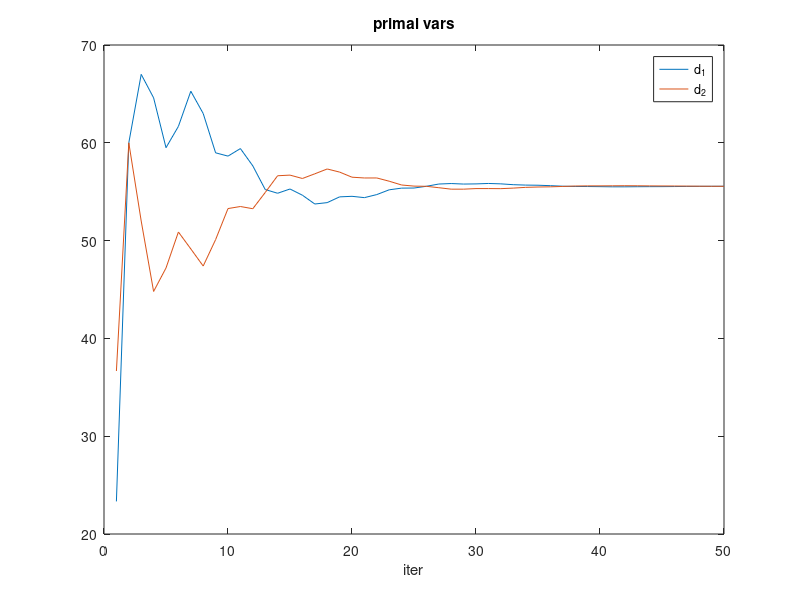
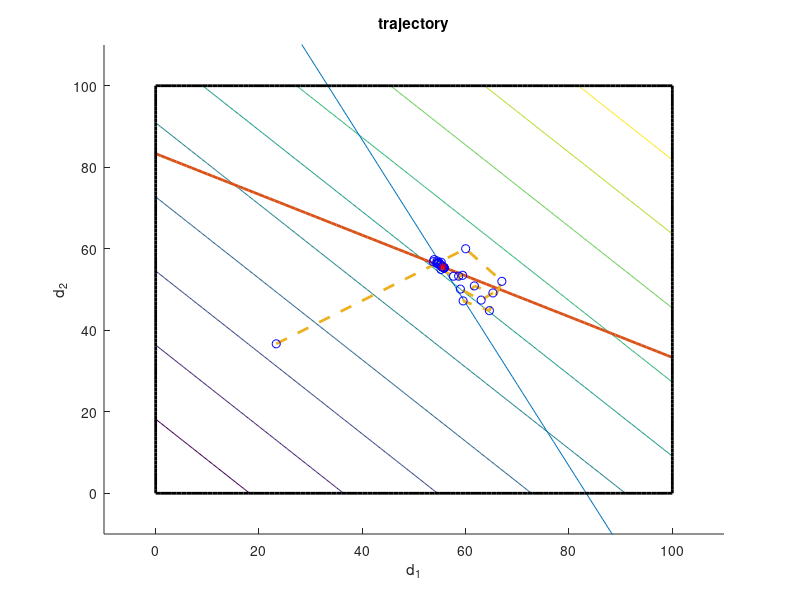

These figures' MATLAB source, in order:
close all, clear all;
%The system
k11 = 3; k12 = 1.5; k21 = 1.5; k22 = 3;
L1 = 250; o1 = 0; L2 = 250; o2 = 0;
K = [k11, k12 ; k21 , k22];
L = [L1;L2]; o = [o1;o2];

%The cost function
c1 = 1; c2 = 1; q1 = 0.0; q2 = 0.0;
c = [c1 c2]; Q = [q1 0; 0 q2];

% SOLVE WITH CONSENSUS
rho = 0.01;
%node 1 initialization
d1 = [0;0];
d1_av = [0;0];
d2_copy = [0;0];
y1 = [0;0];
k1 = [k11;k12]; 
%node 2 initialization
d2 = [0;0];
d2_av = [0;0];
d1_copy = [0;0];
y2 = [0;0];
k2 = [k21;k22]; 
%iterations
for i=1:50,
   % node 1
   d11_best = -1;
   d12_best = -1;
   min_best_1(i) = 100000; %big number
   sol_unconstrained = 1;
   sol_boundary_linear = 1;
   sol_boundary_0 = 1;
   sol_boundary_100 = 1;
   sol_linear_0 = 1;
   sol_linear_100 = 1;
   z11 = -c1 - y1(1) + rho*d1_av(1);
   z12 = -y1(2) + rho*d1_av(2);
   u1 = o1-L1;
   u2 = 0;
   u3 = 100;
   p11 = 1/(rho+q1);
   p12 = 1/rho;
   n = k11*k11*p11 + k12*k12*p12;
   w1 = -k11*p11*z11-k12*z12*p12;
   w2 = -z11*p11;
   w3 = z11*p11;
   %compute unconstrained minimum
   d11u = p11*z11;
   d12u = p12*z12;
   %check feasibility of unconstrained minimum using local constraints
   if (d11u < 0), sol_unconstrained = 0; end;
   if (d11u > 100), sol_unconstrained = 0; end;
   if (k11*d11u + k12*d12u < L1-o1), sol_unconstrained = 0; end;
   % compute function value and if best store new optimum
   if sol_unconstrained, 
        min_unconstrained = 0.5*q1*d11u^2 + c1*d11u + y1(1)*(d11u-d1_av(1)) + ...
           y1(2)*(d12u-d1_av(2)) + rho/2*(d11u-d1_av(1))^2 + rho/2*(d12u-d1_av(2))^2;
       if min_unconstrained < min_best_1(i),
           d11_best = d11u;
           d12_best = d12u;
           min_best_1(i) = min_unconstrained;
       end;
   end;
   %compute minimum constrained to linear boundary   
   d11bl = p11*z11+p11*k11/n*(w1-u1);
   d12bl = p12*z12+p12*k12/n*(w1-u1);
   %check feasibility of minimum constrained to linear boundary
   if (d11bl < 0), sol_boundary_linear = 0; end;
   if (d11bl > 100), sol_boundary_linear = 0; end;
   % compute function value and if best store new optimum
   if sol_boundary_linear, 
        min_boundary_linear = 0.5*q1*d11bl^2 + c1*d11bl + y1(1)*(d11bl-d1_av(1)) + ...
           y1(2)*(d12bl-d1_av(2)) + rho/2*(d11bl-d1_av(1))^2 + rho/2*(d12bl-d1_av(2))^2;
       if min_boundary_linear < min_best_1(i),
           d11_best = d11bl;
           d12_best = d12bl;
           min_best_1(i) = min_boundary_linear;
       end;
   end;
   %compute minimum constrained to 0 boundary
   d11b0 = 0;
   d12b0 = p12*z12;
   %check feasibility of minimum constrained to 0 boundary
   if (d11b0 > 100), sol_boundary_0 = 0; end;
   if (k11*d11b0 + k12*d12b0 < L1-o1), sol_boundary_0 = 0; end;
   % compute function value and if best store new optimum
   if sol_boundary_0, 
        min_boundary_0 = 0.5*q1*d11b0^2 + c1*d11b0 + y1(1)*(d11b0-d1_av(1)) + ...
           y1(2)*(d12b0-d1_av(2)) + rho/2*(d11b0-d1_av(1))^2 + rho/2*(d12b0-d1_av(2))^2;
       if min_boundary_0 < min_best_1(i),
           d11_best = d11b0;
           d12_best = d12b0;
           min_best_1(i) = min_boundary_0;
       end;
   end;
   %compute minimum constrained to 100 boundary
   d11b100 = 100;
   d12b100 = p12*z12;
   %check feasibility of minimum constrained to 100 boundary
   if (d11b0 < 0), sol_boundary_100 = 0; end;
   if (k11*d11b100 + k12*d12b100 < L1-o1), sol_boundary_100 = 0; end;
   % compute function value and if best store new optimum
   if sol_boundary_100, 
        min_boundary_100 = 0.5*q1*d11b100^2 + c1*d11b100 + y1(1)*(d11b100-d1_av(1)) + ...
           y1(2)*(d12b100-d1_av(2)) + rho/2*(d11b100-d1_av(1))^2 + rho/2*(d12b100-d1_av(2))^2;
       if min_boundary_100 < min_best_1(i),
           d11_best = d11b100;
           d12_best = d12b100;
           min_best_1(i) = min_boundary_100;
       end;
   end;
   % compute minimum constrained to linear and zero boundary
   common = (rho+q1)/((rho+q1)*n-k11*k11);
   det1 = common;
   det2 = -k11*common;
   det3 = det2;
   det4 = n*(rho+q1)*common;
   x1 = det1*w1 + det2*w2;
   x2 = det3*w1 + det4*w2;
   v1 = det1*u1 + det2*u2; %u2 = 0 so this can be simplified
   v2 = det3*u1 + det4*u2; %u2 = 0 so this can be simplified
   d11l0 = p11*z11+p11*k11*(x1-v1)+p11*(x2-v2);
   d12l0 = p12*z12+p12*k12*(x1-v1);
   %check feasibility
   if (d11l0 > 100), sol_linear_0 = 0; end;
   % compute function value and if best store new optimum
   if sol_linear_0, 
        min_linear_0 = 0.5*q1*d11l0^2 + c1*d11l0 + y1(1)*(d11l0-d1_av(1)) + ...
           y1(2)*(d12l0-d1_av(2)) + rho/2*(d11l0-d1_av(1))^2 + rho/2*(d12l0-d1_av(2))^2;
       if min_linear_0 < min_best_1(i),
           d11_best = d11l0;
           d12_best = d12l0;
           min_best_1(i) = min_linear_0;
       end;
   end;
   % compute minimum constrained to linear and 100 boundary
   common = (rho+q1)/((rho+q1)*n-k11*k11);
   det1 = common;
   det2 = k11*common;
   det3 = det2;
   det4 = n*(rho+q1)*common;
   x1 = det1*w1 + det2*w3;
   x2 = det3*w1 + det4*w3;
   v1 = det1*u1 + det2*u3; 
   v2 = det3*u1 + det4*u3; 
   d11l100 = p11*z11+p11*k11*(x1-v1)-p11*(x2-v2);
   d12l100 = p12*z12+p12*k12*(x1-v1);
   %check feasibility
   if (d11l100 < 0), sol_linear_100 = 0; end;
   % compute function value and if best store new optimum
   if sol_linear_100, 
        min_linear_100 = 0.5*q1*d11l100^2 + c1*d11l100 + y1(1)*(d11l100-d1_av(1)) + ...
           y1(2)*(d12l100-d1_av(2)) + rho/2*(d11l100-d1_av(1))^2 + rho/2*(d12l100-d1_av(2))^2;
       if min_linear_100 < min_best_1(i),
           d11_best = d11u;
           d12_best = d12u;
           min_best_1_(i) = min_linear100;
       end;
   end;
   %store data and save for next cycle
   best_d11(i) = d11_best;
   best_d12(i) = d12_best;
   d1 = [d11_best;d12_best];
   
   %DEBUG: check with matlab quadprog
   Q = [q1+rho, 0; 0 rho];
   c = [c1+y1(1)-rho*d1_av(1),y1(2)-rho*d1_av(2)];
   A = [-k11 -k12; -1 0; 1 0];
   b = [o1-L1, 0, 100];
   d1_ = quadprog(Q,c,A,b,[],[],[],[]);
   %
   %compute average with available knowledge
   d1_av = (d1+d2_copy)/2;
   %update local lagrangian
   y1 = y1 + rho*(d1-d1_av);
   % send node 1 solution to neighboors
   d1_copy = d1;
   
   
   % node 2 
   d21_best = -1;
   d22_best = -1;
   min_best_2(i) = 100000; %big number
   sol_unconstrained = 1;
   sol_boundary_linear = 1;
   sol_boundary_0 = 1;
   sol_boundary_100 = 1;
   sol_linear_0 = 1;
   sol_linear_100 = 1;
   z22 = -c2 - y2(2) + rho*d2_av(2);
   z21 = -y2(1) + rho*d2_av(1);
   u1 = o2-L2;
   u2 = 0;
   u3 = 100;
   p22 = 1/(rho+q2);
   p21 = 1/rho;
   n = k22*k22*p22 + k21*k21*p21;
   w1 = -k22*p22*z22-k21*z21*p21;
   w2 = -z22*p22;
   w3 = z22*p22;
   %compute unconstrained minimum
   d21u = p21*z21;
   d22u = p22*z22;
   %check feasibility of unconstrained minimum using local constraints
   if (d22u < 0), sol_unconstrained = 0; end;
   if (d22u > 100), sol_unconstrained = 0; end;
   if (k21*d21u + k22*d22u < L2-o2), sol_unconstrained = 0; end;
   % compute function value and if best store new optimum
   if sol_unconstrained, 
        min_unconstrained = 0.5*q2*d22u^2 + c2*d22u + y2(1)*(d21u-d2_av(1)) + ...
           y2(2)*(d22u-d2_av(2)) + rho/2*(d21u-d2_av(1))^2 + rho/2*(d22u-d2_av(2))^2;
       if min_unconstrained < min_best_2(i),
           d21_best = d21u;
           d22_best = d22u;
           min_best_2(i) = min_unconstrained;
       end;
   end;
   %compute minimum constrained to linear boundary   
   d21bl = p21*z21+p21*k21/n*(w1-u1);
   d22bl = p22*z22+p22*k22/n*(w1-u1);
   %check feasibility of minimum constrained to linear boundary
   if (d22bl < 0), sol_boundary_linear = 0; end;
   if (d22bl > 100), sol_boundary_linear = 0; end;
   % compute function value and if best store new optimum
   if sol_boundary_linear, 
        min_boundary_linear = 0.5*q2*d22bl^2 + c2*d22bl + y2(1)*(d21bl-d2_av(1)) + ...
           y2(2)*(d22bl-d2_av(2)) + rho/2*(d21bl-d2_av(1))^2 + rho/2*(d22bl-d2_av(2))^2;
       if min_boundary_linear < min_best_2(i),
           d21_best = d21bl;
           d22_best = d22bl;
           min_best_2(i) = min_boundary_linear;
       end;
   end;
   %compute minimum constrained to 0 boundary
   d22b0 = 0;
   d21b0 = p21*z21;
   %check feasibility of minimum constrained to 0 boundary
   if (k21*d21b0 + k22*d22b0 < L2-o2), sol_boundary_0 = 0; end;
   if (d22b0 > 100), sol_boundary_0 = 0; end;
   % compute function value and if best store new optimum
   if sol_boundary_0, 
        min_boundary_0 = 0.5*q2*d22b0^2 + c2*d22b0 + y2(1)*(d21b0-d2_av(1)) + ...
           y2(2)*(d22b0-d2_av(2)) + rho/2*(d21b0-d2_av(1))^2 + rho/2*(d22b0-d2_av(2))^2;
       if min_boundary_0 < min_best_2(i),
           d21_best = d21b0;
           d22_best = d22b0;
           min_best_2(i) = min_boundary_0;
       end;
   end;
   %compute minimum constrained to 100 boundary
   d22b100 = 100;
   d21b100 = p21*z21;
   %check feasibility of minimum constrained to 100 boundary
   if (k21*d21b100 + k22*d22b100 < L2-o2), sol_boundary_100 = 0; end;
   if (d22b100 < 0), sol_boundary_100 = 0; end;
   % compute function value and if best store new optimum
   if sol_boundary_100, 
        min_boundary_100 = 0.5*q2*d22b100^2 + c2*d22b100 + y2(1)*(d21b100-d2_av(1)) + ...
           y2(2)*(d22b100-d2_av(2)) + rho/2*(d21b100-d2_av(1))^2 + rho/2*(d22b100-d2_av(2))^2;
       if min_boundary_100 < min_best_2(i),
           d21_best = d21b100;
           d22_best = d22b100;
           min_best_2(i) = min_boundary_100;
       end;
   end;
   % compute minimum constrained to linear and zero boundary
   common = (rho+q2)/((rho+q2)*n-k22*k22);
   det1 = common;
   det2 = -k22*common;
   det3 = det2;
   det4 = n*(rho+q2)*common;
   x1 = det1*w1 + det2*w2;
   x2 = det3*w1 + det4*w2;
   v1 = det1*u1 + det2*u2; %u2 = 0 so this can be simplified
   v2 = det3*u1 + det4*u2; %u2 = 0 so this can be simplified
   d22l0 = p22*z22+p22*k22*(x1-v1)+p22*(x2-v2);
   d21l0 = p21*z21+p21*k21*(x1-v1);
   %check feasibility
   if(d22l0 > 100), sol_linear_0 = 0; end;
   % compute function value and if best store new optimum
   if sol_linear_0, 
        min_linear_0 = 0.5*q2*d22l0^2 + c2*d22l0 + y2(1)*(d21l0-d2_av(1)) + ...
           y2(2)*(d22l0-d2_av(2)) + rho/2*(d21l0-d2_av(1))^2 + rho/2*(d22l0-d2_av(2))^2;
       if min_linear_0 < min_best_2(i),
           d21_best = d21l0;
           d22_best = d22l0;
           min_best_2(i) = min_linear_0;
       end;
   end;
   % compute minimum constrained to linear and 100 boundary
   common = (rho+q2)/((rho+q2)*n-k22*k22);
   det1 = common;
   det2 = k22*common;
   det3 = det2;
   det4 = n*(rho+q2)*common;
   x1 = det1*w1 + det2*w3;
   x2 = det3*w1 + det4*w3;
   v1 = det1*u1 + det2*u3; 
   v2 = det3*u1 + det4*u3; 
   d22l100 = p22*z22+p22*k22*(x1-v1)-p22*(x2-v2);
   d21l100 = p21*z21+p21*k21*(x1-v1);
   %check feasibility
   if (d22l100 < 0), sol_linear_100 = 0; end;
   %now must choose the minimum among the feasible solutions
   % compute function value and if best store new optimum
   if sol_linear_100, 
        min_linear_100 = 0.5*q2*d22l100^2 + c2*d22l100 + y2(1)*(d21l100-d2_av(1)) + ...
           y2(2)*(d22l100-d2_av(2)) + rho/2*(d21l100-d2_av(1))^2 + rho/2*(d22l100-d2_av(2))^2;
       if min_linear_100 < min_best_2(i),
           d21_best = d21u;
           d22_best = d22u;
           min_best_2(i) = min_linear100;
       end;
   end;
   %store data and save for next cycle
   best_d21(i) = d21_best;
   best_d22(i) = d22_best;
   d2 = [d21_best;d22_best];
   %DEBUG: check with matlab quadprog
   Q = [rho, 0; 0 rho+q2];
   c = [y2(1)-rho*d2_av(1),c2+y2(2)-rho*d2_av(2)];
   A = [-k21 -k22;0 -1; 0 1];
   b = [o2-L2, 0, 100];
   d2_ = quadprog(Q,c,A,b,[],[],[],[]);
   
   % Compute average with available data
   d2_av = (d1_copy+d2)/2;
   % Update local lagrangian
   y2 = y2 + rho*(d2-d2_av);
   % send solution to neighbors
   d2_copy = d2;
   
   %save data for plots
   av1(i) = d1_av(1);
   av2(i) = d1_av(2);
end;

% SOLVE WITH MATLAB QUADPROG
A = -K; b = [o1-L1; o2-L2];
lb = [0;0]; ub = [100;100];
disp('Matlab solutions')
d = quadprog(Q,c,A,b,[],[],lb,ub)
l = K*d+o

disp('Consensus Solutions')
d_ = d2_av
l_ = K*d_+o
%Plots
figure(10);
plot(1:50, av1, 1:50, av2);
legend('d_1','d_2');
title('primal vars');
xlabel('iter');
figure(15);
t = 0:100;
constr1 = (L1-o1)/k12-(k11/k12)*t;
constr2 = (L2-o2)/k22-(k21/k22)*t;
[x,y]=meshgrid(t,t);
hold on;
z = c1*x+c2*y+q1*x.^2+q2*y.^2;
contour(x,y,z);
plot(t,constr1,t,constr2,'LineWidth',2);
plot(t,zeros(size(t)),'k','LineWidth',2);
plot(zeros(size(t)),t,'k','LineWidth',2);
plot(t,100*ones(size(t)),'k','LineWidth',2);
plot(100*ones(size(t)),t,'k','LineWidth',2);
plot(av1,av2,'--','LineWidth',2);
plot(av1,av2,'bo');
title('trajectory');
xlabel('d_1');
ylabel('d_2');
plot(d(1),d(2),'r*')
axis([-10,110,-10,110]);
hold off;

    

